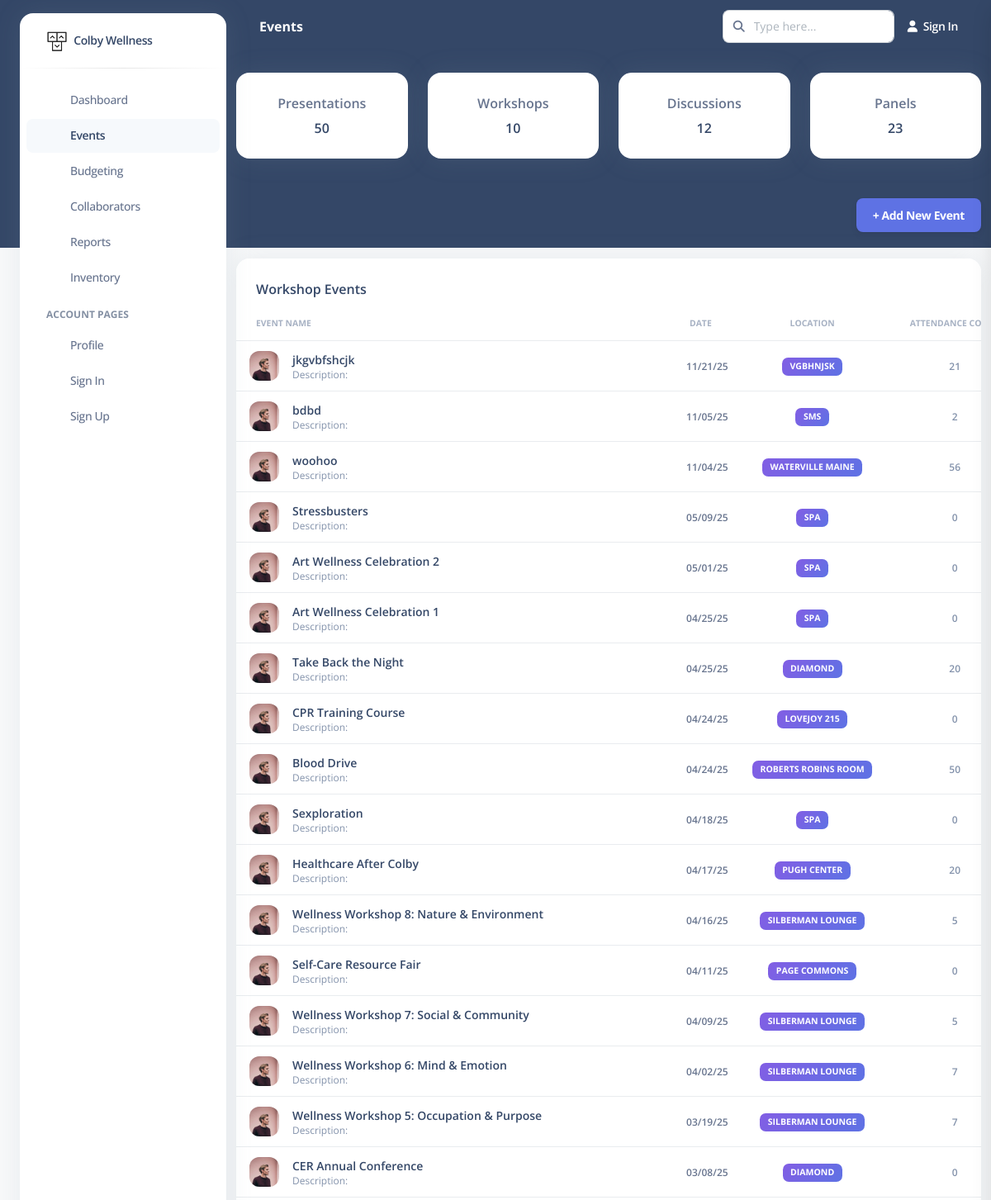
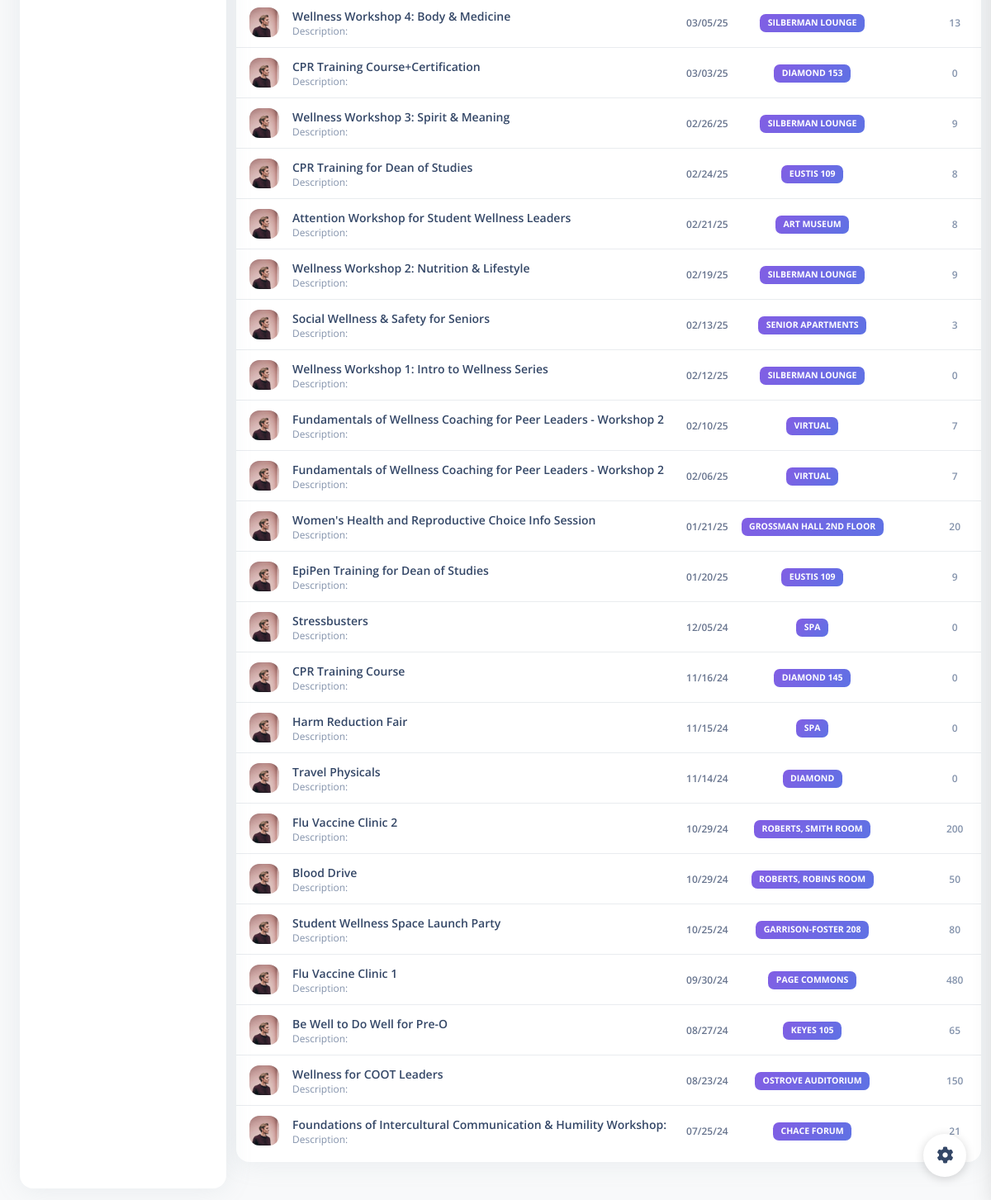
The app's page /events with its own data (2 pictures, top to bottom).
### models.py (models this page shows)
class Events(db.Model):
    __tablename__ = "events"
    id = db.Column(db.Integer, primary_key=True)
    title = db.Column(db.String(200), nullable=False)
    start_time = db.Column(db.Time, nullable=True)
    end_time = db.Column(db.Time, nullable=True)
    date = db.Column(db.Date, nullable=False)
    attendance = db.Column(db.Integer, nullable=True)
    location = db.Column(db.String(80), nullable=True)
    description = db.Column(db.Text, nullable=True)
    advert_id = db.Column(db.Integer, db.ForeignKey('advertisement.id'), nullable=True)
    partner_id = db.Column(db.Integer, db.ForeignKey('partners.id'), nullable=True)
    lead_organizer = db.Column(db.Integer, db.ForeignKey('organizers.id'), nullable=True)
    type_id = db.Column(db.Integer, db.ForeignKey('event_type.id'), nullable=True)
    partners = db.relationship(
    'Partners',
    secondary='event_partners',
    back_populates='events',
    lazy='dynamic'
)
    organizer_obj = db.relationship('Organizer', foreign_keys=[lead_organizer])

### views.py (the view)
@main_blueprint.route('/events')
def events_page():
    curEventList = getEventsList()
    return render_template('event.html', events=curEventList)

### views.py (called while the page is built)
def getEventsList():
    events = db.session.query(Events).order_by(Events.date.desc()).all()
    event_list = []
    for e in events:
        organizer = db.session.query(Organizer).filter_by(id=e.lead_organizer).first()
        organizer_name = organizer.name if organizer else "N/A"
        partner_names = [p.name for p in e.partners] if e.partners else []
        event_list.append({
            "id": e.id,
            "title": e.title,
            "date": e.date,
            "location": e.location,
            "attendance": e.attendance,
            "lead_organizer": organizer_name,
            "partners": ", ".join(partner_names)  # join multiple partners into a string
        })
    return event_list

### templates/event.html (shortened to what this page needs)
<!DOCTYPE html>
<html lang="en">
<head>
  <link href="https://demos.creative-tim.com/argon-dashboard-pro/assets/css/nucleo-icons.css" rel="stylesheet" />
  <link href="https://demos.creative-tim.com/argon-dashboard-pro/assets/css/nucleo-svg.css" rel="stylesheet" />
  <link id="pagestyle" href="{{ url_for('static', filename='css/argon-dashboard.css') }}" rel="stylesheet" />
</head>
<body class="g-sidenav-show bg-gray-100">
  <aside class="sidenav bg-white navbar navbar-vertical navbar-expand-xs border-0 border-radius-xl my-3 fixed-start ms-4 " id="sidenav-main">
    <div class="sidenav-header">
      <a class="navbar-brand m-0" href=" https://demos.creative-tim.com/argon-dashboard/pages/dashboard.html " target="_blank">
        <img src="../static/images/logo-ct-dark.png" width="26px" height="26px" class="navbar-brand-img h-100" alt="main_logo">
        <span class="ms-1 font-weight-bold">Colby Wellness</span>
      </a>
    </div>
    <hr class="horizontal dark mt-0">
    <div class="collapse navbar-collapse  w-auto" id="sidenav-collapse-main">
      <ul class="navbar-nav">
        <li class="nav-item">
          <a class="nav-link" href="{{ url_for('homepage.home') }}">
            <div class="icon icon-shape icon-sm border-radius-md text-center me-2 d-flex align-items-center justify-content-center">
            </div>
            <span class="nav-link-text ms-1">Dashboard</span>
          </a>
        </li>
        <li class="nav-item">
          <a class="nav-link active" href="{{ url_for('homepage.events_page') }}">
            <div class="icon icon-shape icon-sm border-radius-md text-center me-2 d-flex align-items-center justify-content-center">
            </div>
            <span class="nav-link-text ms-1">Events</span>
          </a>
        </li>
        <li class="nav-item">
          <a class="nav-link " href="budgeting.html">
            <div class="icon icon-shape icon-sm border-radius-md text-center me-2 d-flex align-items-center justify-content-center">
            </div>
            <span class="nav-link-text ms-1">Budgeting</span>
          </a>
        </li>
        <li class="nav-item">
          <a class="nav-link " href="collaborators.html">
            <div class="icon icon-shape icon-sm border-radius-md text-center me-2 d-flex align-items-center justify-content-center">
            </div>
            <span class="nav-link-text ms-1">Collaborators</span>
          </a>
        </li>
        <li class="nav-item">
          <a class="nav-link" href="{{ url_for('homepage.report') }}">
            <div class="icon icon-shape icon-sm border-radius-md text-center me-2 d-flex align-items-center justify-content-center">
            </div>
            <span class="nav-link-text ms-1">Reports</span>
          </a>
        </li>
        <li class="nav-item">
          <a class="nav-link " href="inventory.html">
            <div class="icon icon-shape icon-sm border-radius-md text-center me-2 d-flex align-items-center justify-content-center">
            </div>
            <span class="nav-link-text ms-1">Inventory</span>
          </a>
        </li>
        <li class="nav-item mt-3">
          <h6 class="ps-4 ms-2 text-uppercase text-xs font-weight-bolder opacity-6">Account pages</h6>
        </li>
        <li class="nav-item">
          <a class="nav-link " href="profile.html">
            <div class="icon icon-shape icon-sm border-radius-md text-center me-2 d-flex align-items-center justify-content-center">
            </div>
            <span class="nav-link-text ms-1">Profile</span>
          </a>
        </li>
        <li class="nav-item">
          <a class="nav-link " href="{{ url_for('homepage.signIn') }}">
            <div class="icon icon-shape icon-sm border-radius-md text-center me-2 d-flex align-items-center justify-content-center">
            </div>
            <span class="nav-link-text ms-1">Sign In</span>
          </a>
        </li>
        <li class="nav-item">
          <a class="nav-link " href="{{ url_for('homepage.signUp') }}">
            <div class="icon icon-shape icon-sm border-radius-md text-center me-2 d-flex align-items-center justify-content-center">
            </div>
            <span class="nav-link-text ms-1">Sign Up</span>
          </a>
        </li>
      </ul>
    </div>
  </aside>
  <main class="main-content position-relative border-radius-lg ">
    <nav class="navbar navbar-main navbar-expand-lg px-0 mx-4 shadow-none border-radius-xl" id="navbarBlur" data-scroll="false">
      <div class="container-fluid py-1 px-3">
        <div class="d-flex align-items-center">
            <h6 class="font-weight-bolder text-white mb-0"> Events</h6>
        </div>
        <div class="collapse navbar-collapse mt-sm-0 mt-2 me-md-0 me-sm-4" id="navbar">
          <div class="ms-md-auto pe-md-3 d-flex align-items-center">
            <div class="input-group">
              <span class="input-group-text text-body"><i class="fas fa-search" aria-hidden="true"></i></span>
              <input type="text" class="form-control" placeholder="Type here...">
            </div>
          </div>
          <ul class="navbar-nav  justify-content-end">
            <li class="nav-item d-flex align-items-center">
              <a href="javascript:;" class="nav-link text-white font-weight-bold px-0">
                <i class="fa fa-user me-sm-1"></i>
                <span class="d-sm-inline d-none">Sign In</span>
              </a>
            </li>
          </ul>
        </div>
      </div>
    </nav>
    <div class="container-fluid py-4">
        <div class="row justify-content-center mb-4">
            <div class="col-xl-3 col-md-4 col-sm-6 mb-4">
                <div class="card custom-top-card">
                  <div class="card-body text-center">
                          <p class="text-center mb-1 font-weight-bold">Presentations</p>
                            <div class="text-center">
                                <h6 class="mb-0 font-weight-bold">50</h6>
                            </div>
                  </div>
                </div>
              </div>
              <div class="col-xl-3 col-md-4 col-sm-6 mb-4">
                <div class="card custom-top-card">
                  <div class="card-body text-center">
                          <p class="text-center mb-1 font-weight-bold">Workshops</p>
                            <div class="text-center">
                                <h6 class="mb-0 font-weight-bold">10</h6>
                            </div>
                  </div>
                </div>
              </div>
              <div class="col-xl-3 col-md-4 col-sm-6 mb-4">
                <div class="card custom-top-card">
                  <div class="card-body text-center">
                          <p class="text-center mb-1 font-weight-bold">Discussions</p>
                            <div class="text-center">
                                <h6 class="mb-0 font-weight-bold">12</h6>
                            </div>
                  </div>
                </div>
              </div>
              <div class="col-xl-3 col-md-4 col-sm-6 mb-4">
                <div class="card custom-top-card">
                  <div class="card-body text-center">
                          <p class="text-center mb-1 font-weight-bold">Panels</p>
                            <div class="text-center">
                                <h6 class="mb-0 font-weight-bold">23</h6>
                            </div>
                  </div>
                </div>
              </div>
        </div>
        <div class="d-flex justify-content-end mb-3">
  <button class="btn btn-primary" data-bs-toggle="modal" data-bs-target="#addEventModal">
    + Add New Event
  </button>
</div>
        <div class="row">
        <div class="col-12">
          <div class="card mb-4">
            <div class="card-header pb-0">
              <h6>Workshop Events</h6>
            </div>
            <div class="card-body px-0 pt-0 pb-2">
              <div class="table-responsive p-0">
                <table class="table align-items-center mb-0">
                  <thead>
                    <tr>
                      <th class="text-uppercase text-secondary text-xxs font-weight-bolder opacity-7">Event Name</th>
                      <th class="text-center text-uppercase text-secondary text-xxs font-weight-bolder opacity-7 ps-2">Date</th>
                      <th class="text-center text-uppercase text-secondary text-xxs font-weight-bolder opacity-7">Location</th>
                      <th class="text-center text-uppercase text-secondary text-xxs font-weight-bolder opacity-7">Attendance Count</th>
                    </tr>
                  </thead>
                <tbody>
                  {% for event in events %}
                  <tr>
                    <td>
                      <div class="d-flex px-2 py-1">
                        <div>
                          <img src="../static/images/team-4.jpg" class="avatar avatar-sm me-3" alt="event">
                        </div>
                        <div class="d-flex flex-column justify-content-center">
                          <h6 class="mb-0 text-sm">{{ event.title }}</h6>
                          <p class="text-xs text-secondary mb-0">Description:</p>
                        </div>
                      </div>
                    </td>
                    <td class="align-middle text-center">
                      <p class="text-xs font-weight-bold mb-0">{{ event.date.strftime('%m/%d/%y') }}</p>
                    </td>
                    <td class="align-middle text-center text-sm">
                      <span class="badge badge-sm bg-gradient-primary">{{ event.location }}</span>
                    </td>
                    <td class="align-middle text-center">
                      <span class="text-secondary text-xs font-weight-bold">{{ event.attendance }}</span>
                    </td>
                  </tr>
                  {% endfor %}
                </tbody>
                </table>
              </div>
            </div>
          </div>
        </div>
      </div>
    </div>
  </main>
  <div class="fixed-plugin">
    <a class="fixed-plugin-button text-dark position-fixed px-3 py-2">
      <i class="fa fa-cog py-2"> </i>
    </a>
</body>
</html>

### records on screen
Events: title "jkgvbfshcjk", date "11/21/25", location "VGBHNJSK", attendance "21"
Events: title "bdbd", date "11/05/25", location "SMS"
Events: title "woohoo", date "11/04/25", location "WATERVILLE MAINE"
Events: title "Stressbusters", date "05/09/25", location "SPA"
Events: title "Art Wellness Celebration 2", date "05/01/25", location "SPA"
Events: title "Art Wellness Celebration 1", date "04/25/25", location "SPA"
Events: title "Take Back the Night", date "04/25/25", location "DIAMOND"
Events: title "CPR Training Course", date "04/24/25", location "LOVEJOY 215"
Events: title "Blood Drive", date "04/24/25", location "ROBERTS ROBINS ROOM"
Events: title "Sexploration", date "04/18/25", location "SPA"
Events: title "Healthcare After Colby", date "04/17/25", location "PUGH CENTER"
Events: title "Wellness Workshop 8: Nature & Environment", date "04/16/25", location "SILBERMAN LOUNGE"
Events: title "Self-Care Resource Fair", date "04/11/25", location "PAGE COMMONS"
Events: title "Wellness Workshop 7: Social & Community", date "04/09/25", location "SILBERMAN LOUNGE"
Events: title "Wellness Workshop 6: Mind & Emotion", date "04/02/25", location "SILBERMAN LOUNGE"
Events: title "Wellness Workshop 5: Occupation & Purpose", date "03/19/25", location "SILBERMAN LOUNGE"
Events: title "CER Annual Conference", date "03/08/25", location "DIAMOND"
Events: title "Wellness Workshop 4: Body & Medicine", date "03/05/25", location "SILBERMAN LOUNGE"
Events: title "CPR Training Course+Certification", date "03/03/25", location "DIAMOND 153"
Events: title "Wellness Workshop 3: Spirit & Meaning", date "02/26/25", location "SILBERMAN LOUNGE"
Events: title "CPR Training for Dean of Studies", date "02/24/25", location "EUSTIS 109"
Events: title "Attention Workshop for Student Wellness Leaders", date "02/21/25", location "ART MUSEUM"
Events: title "Wellness Workshop 2: Nutrition & Lifestyle", date "02/19/25", location "SILBERMAN LOUNGE"
Events: title "Social Wellness & Safety for Seniors", date "02/13/25", location "SENIOR APARTMENTS"
Events: title "Wellness Workshop 1: Intro to Wellness Series", date "02/12/25", location "SILBERMAN LOUNGE"
Events: title "Fundamentals of Wellness Coaching for Peer Leaders - Workshop 2", date "02/10/25", location "VIRTUAL"
Events: title "Fundamentals of Wellness Coaching for Peer Leaders - Workshop 2", date "02/06/25", location "VIRTUAL"
Events: title "Women's Health and Reproductive Choice Info Session", date "01/21/25", location "GROSSMAN HALL 2ND FLOOR"
Events: title "EpiPen Training for Dean of Studies", date "01/20/25", location "EUSTIS 109"
Events: title "Stressbusters", date "12/05/24", location "SPA"
Events: title "CPR Training Course", date "11/16/24", location "DIAMOND 145"
Events: title "Harm Reduction Fair", date "11/15/24", location "SPA"
Events: title "Travel Physicals", date "11/14/24", location "DIAMOND"
Events: title "Flu Vaccine Clinic 2", date "10/29/24", location "ROBERTS, SMITH ROOM"
Events: title "Blood Drive", date "10/29/24", location "ROBERTS, ROBINS ROOM"
Events: title "Student Wellness Space Launch Party", date "10/25/24", location "GARRISON-FOSTER 208"
Events: title "Flu Vaccine Clinic 1", date "09/30/24", location "PAGE COMMONS", attendance "480"
Events: title "Be Well to Do Well for Pre-O", date "08/27/24", location "KEYES 105"
Events: title "Wellness for COOT Leaders", date "08/23/24", location "OSTROVE AUDITORIUM"
Events: title "Foundations of Intercultural Communication & Humility Workshop:", date "07/25/24", location "CHACE FORUM"

### other values on screen
{{ event.attendance }} "2" "56" "0" "0" "0" "20" "0" "50" "0" "20" "5" "0" "5" "7" "7" "0" "13" "0" "9" "8" "8" "9" "3" "0" "7" "7" "20" "9" "0" "0" "0" "0" "200" "50" "80" "65" "150" "21"
